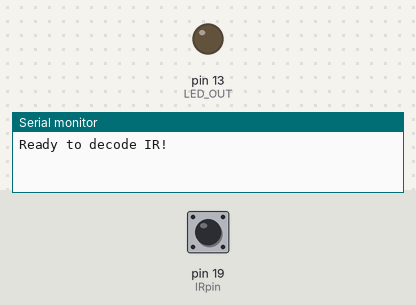
This sketch was run on a simulated Arduino Mega 2560, built with avr-gcc and run on an emulated ATmega2560. Parts: output pins drawn as LEDs (lit = HIGH), the last lines printed to the serial monitor. Dashed ring = blinking. The test bench sets the inputs (shaded band); at power-on: pin 19 (IRpin) HIGH.

Above: at 1.2 s.
1.3 s: pin 19 (IRpin) pulsed LOW 2 times (0.12 s each, 0.3 s apart)
4.5 s: pin 19 (IRpin) pulsed LOW 5 times (0.12 s each, 0.3 s apart)
At 7.16 s:
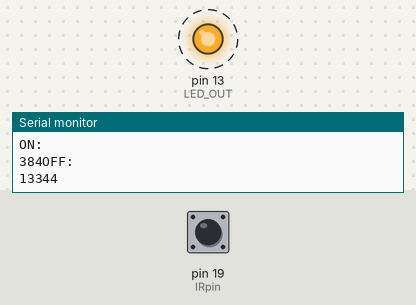
Timing chart, 0 to 8.7 s (numbered marks = the images above; inputs shaded):
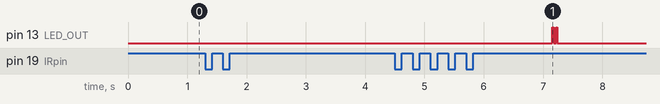

The sketch:

sketch.ino
```cpp
/* Raw IR decoder sketch!
This sketch/program uses the Arduno and a PNA4602 to
decode IR received. This can be used to make a IR receiver
(by looking for a particular code)
or transmitter (by pulsing an IR LED at ~38KHz for the
durations detected
Code is public domain, check out www.ladyada.net and adafruit.com
for more tutorials!
*/

// We need to use the 'raw' pin reading methods
// because timing is very important here and the digitalRead()
// procedure is slower!
//uint8_t IRpin = 2;
// http://arduino.cc/en/Hacking/PinMapping168 for the 'raw' pin mapping
//#define IRpin_PIN PINB
//#define IRpin 11
#define IRpin_PIN PIND
#define IRpin 2
// for MEGA use these!
//#define IRpin_PIN PINE
//#define IRpin 4
#define LED_OUT LED_BUILTIN

// the maximum pulse we'll listen for - 65 milliseconds is a long time
#define MAXPULSE 65000

// what our timing resolution should be, larger is better
// as its more 'precise' - but too large and you wont get
// accurate timing
#define RESOLUTION 20
#define PULSE_PAIRS 50

// we will store up to 100 pulse pairs (this is -a lot-)
uint16_t pulses[PULSE_PAIRS][2]; // pair is high and low pulse
uint8_t currentpulse = 0; // index for pulses we're storing

void setup(void) {
  Serial.begin(9600);
  Serial.println("Ready to decode IR!");
  pinMode(LED_OUT, OUTPUT);
}

void loop(void) {
  uint16_t highpulse, lowpulse; // temporary storage timing
  highpulse = lowpulse = 0; // start out with no pulse length


  while (IRpin_PIN & (1 << IRpin)) {
   // pin is still HIGH

   // count off another few microseconds
   highpulse++;
   delayMicroseconds(RESOLUTION);

   // If the pulse is too long, we 'timed out' - either nothing
   // was received or the code is finished, so print what
   // we've grabbed so far, and then reset
   if ((highpulse >= MAXPULSE) && (currentpulse != 0)) {
     printpulses();
     currentpulse=0;
     return;
   }
  }
  // we didn't time out so lets stash the reading
  pulses[currentpulse][0] = highpulse;

  // same as above
  while (! (IRpin_PIN & _BV(IRpin))) {
   // pin is still LOW
   lowpulse++;
   delayMicroseconds(RESOLUTION);
   if ((lowpulse >= MAXPULSE) && (currentpulse != 0)) {
     printpulses();
     currentpulse=0;
     return;
   }
  }
  pulses[currentpulse][1] = lowpulse;

  // we read one high-low pulse successfully, continue!
  currentpulse++;
}

void printpulses(void) {
  Serial.println("\n\r\n\rReceived: \n\rOFF \tON");
  /*
  for (uint8_t i = 1; i < currentpulse; i++) {
    Serial.print(pulses[i][0] * RESOLUTION, DEC);
    Serial.print(" usec, ");
    Serial.print(pulses[i][1] * RESOLUTION, DEC);
    Serial.println(" usec");
  }

  // print it in a 'array' format
  Serial.println("int IRsignal[] = {");
  Serial.println("// ON, OFF (in 10's of microseconds)");
  for (uint8_t i = 1; i < currentpulse-1; i++) {
    Serial.print("\t"); // tab
    Serial.print(pulses[i][1] * RESOLUTION / 10, DEC);
    Serial.print(", ");
    Serial.print(pulses[i+1][0] * RESOLUTION / 10, DEC);
    Serial.println(",");
  }
  Serial.print("\t"); // tab
  Serial.print(pulses[currentpulse-1][1] * RESOLUTION / 10, DEC);
  Serial.print(", 0};\n\r\n");
  */

  Serial.print("Showing pulses\n");
  uint32_t on_dur, off_dur;
  digitalWrite(LED_OUT, LOW);
  for (uint8_t ix = 1; ix < currentpulse; ix++) {
    on_dur = pulses[ix][1] * RESOLUTION * 1000;
    off_dur = pulses[ix][0] * RESOLUTION * 1000;
    Serial.print("ON: \n");
    Serial.print(on_dur);
    Serial.print("OFF: \n");
    Serial.print(off_dur);
    Serial.print("\r\n");

    digitalWrite(LED_OUT, HIGH);
    //delay(500);
    delayMicroseconds(on_dur);
    digitalWrite(LED_OUT, LOW);
    //delay(500);
    delayMicroseconds(off_dur);
  }
}
```

Measured:
- after the input at 4.5 s, pin 13 (LED_OUT): alternates HIGH for 0.02 s and LOW for 0.05 s, 4 changes in all, then stays LOW, starting after 2.7 s
